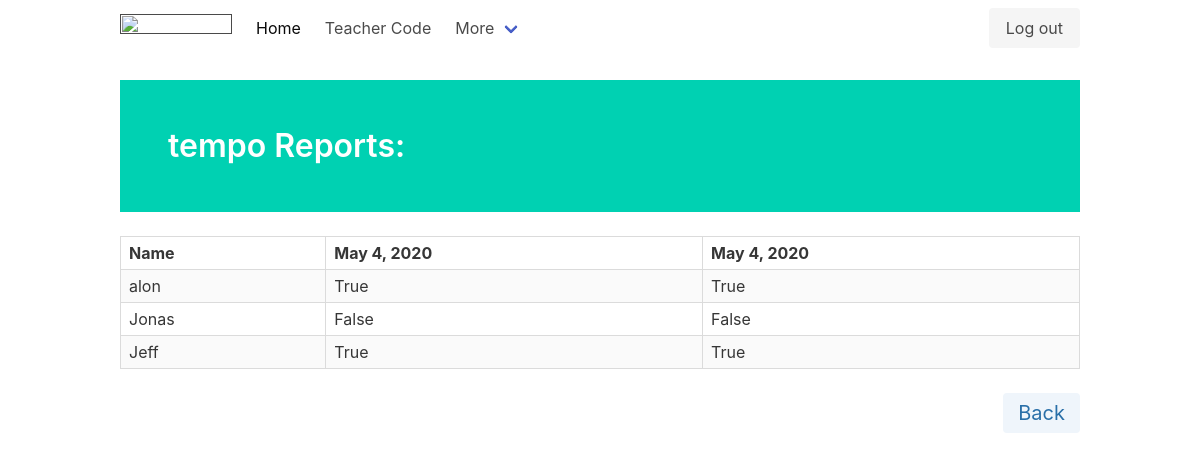
Page /view_reports/33/ (signed in) on the earlier database version.
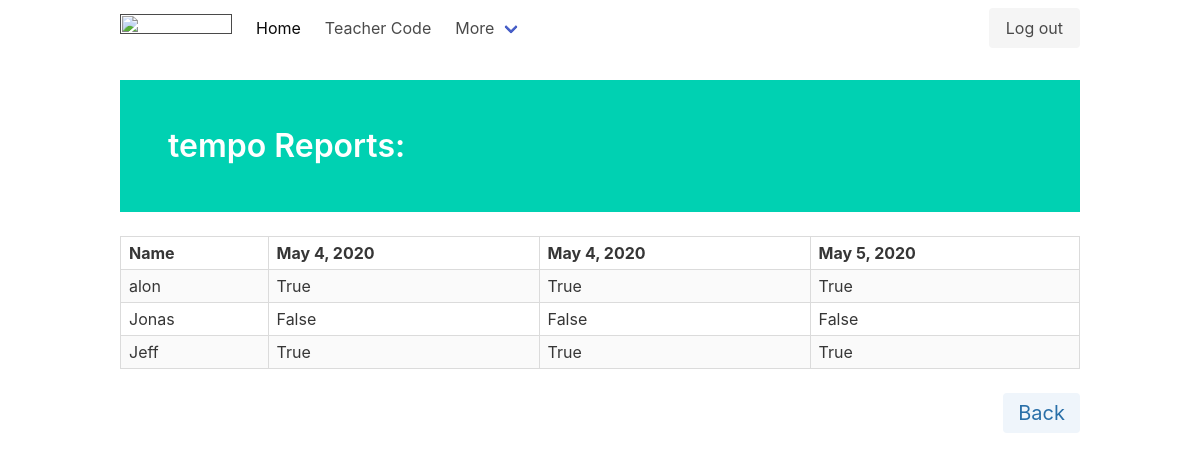
Same page on the later database version.
### main/models.py (models this page shows, shortened)
class Class(models.Model):
    name = models.CharField(max_length=200)
    id = models.AutoField(primary_key=True)
    teacher = models.ForeignKey(Teacher, default=0, on_delete=models.SET_DEFAULT)
    student_list = models.CharField(max_length=1000, default='', blank=True)
    class Meta:
        verbose_name_plural = 'Classes'

class Report(models.Model):
    id = models.AutoField(primary_key=True)
    date = models.DateField(auto_now_add=True)
    belonging_class = models.ForeignKey(Class, default=0, on_delete=models.SET_DEFAULT)
    dictionary = models.CharField(max_length=1000)
    def get_student_dict(self):
        return ast.literal_eval(str(self.dictionary))
    class Meta:
        verbose_name_plural = 'Reports'

### main/views.py (the view)
# urls.py: path('view_reports/<int:class_id>/', views.view_reports, name='view reports'),
def view_reports(request, class_id):
    if request.user.is_authenticated:
        class_ = Class.objects.filter(id=class_id)[0]
        reports = Report.objects.filter(belonging_class=class_)
        reports = sorted(reports, key=lambda x: x.date)
        student_dict = {key: [val] for key, val in reports[0].get_student_dict().items()}
        for i, report in enumerate(reports):
            if i != 0:
                new_dict = report.get_student_dict()
                for key, val in new_dict.items():
                    student_dict[key].append(val)
        print(student_dict)
        return render(request, 'teacher/view_reports.html',
                      context={'reports': reports, 'student_dict': student_dict, 'class_name': class_.name})
    else:
        return redirect('main:landing page')

### main/templates/teacher/view_reports.html (shortened to what this page needs)
<!DOCTYPE html>
<html lang="en">
<head>
    {% extends "main/header.html" %}
{% block content %}
<br>
<div class="container">
    <section class="hero is-primary">
        <div class="hero-body">
            <h1 class="title">{{class_name}} Reports:</h1>
        </div>
    </section>
    <br/>
    <table class="table is-bordered is-striped is-narrow is-hoverable is-fullwidth">
        <tr>
            <th>Name</th>
            {% for report in reports %}
            <th>{{report.date}}</th>
            {% endfor %}
        </tr>
        {% for name, l in student_dict.items %}
        <tr>
            <td>{{name}}</td>
            {% for i in l %}
                <td>{{i}}</td>
            {% endfor %}
        </tr>
        {% endfor %}
    </table>
    <a style="float:right;" class="tag is-info is-large is-light" href="{{path}}">Back</a>
</div>
{% endblock %}

### main/templates/main/header.html (shortened to what this page needs)
<!DOCTYPE html>
<html lang="en">
<head>
    <link rel="stylesheet" href="https://cdn.jsdelivr.net/npm/bulma@0.8.0/css/bulma.min.css">
</head>
<body>
   <nav class="navbar">
         <div class="container">
  <div class="navbar-brand">
    <a class="navbar-item" href="">
      <img src="https://previews.123rf.com/images/jacekkita/jacekkita1808/jacekkita180800028/107095935-facial-recognition-system-face-as-id-biometric-logo.jpg" width="112" height="28">
    </a>
  </div>
  <div class="navbar-menu">
    <div class="navbar-start">
      <a href="/" class="navbar-item is-active">
        Home
      </a>
      <a class="navbar-item">
        Teacher Code
      </a>
      <div class="navbar-item has-dropdown is-hoverable">
        <a class="navbar-link">
          More
        </a>
      </div>
    </div>
    <div class="navbar-end">
      <div class="navbar-item">
        <div class="buttons">
            {% if request.user.is_authenticated %}
              <a href="/logout" class="button is-light">
              Log out
            </a>
            {% endif %}
        </div>
      </div>
    </div>
  </div>
</nav>
{% block content %}{% endblock %}
</body>
</html>

Differences in the rows shown:
added Report: date "May 5, 2020"
Other differences:
new list line: "True"
new list line: "False"
